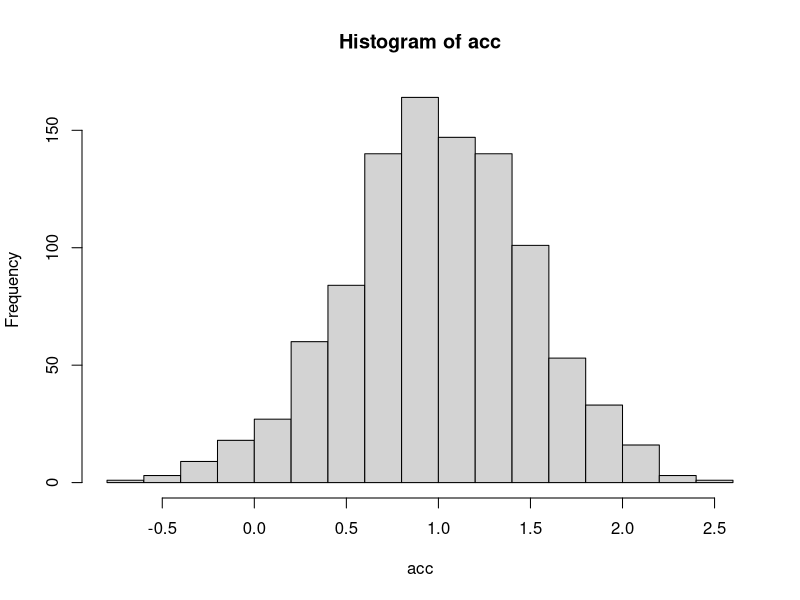

The R script that drew this image:
# Rejection Sampling, Song Liu (song.liu@bristol.ac.uk)
# The following code is for educational purpose only. All rights reserved. 

# number of simulations we want from the distribution. 
n_max = 1000

# density function of the distribution we would like to simulate
pdf <- function(x){
  # your density function does not have to be normalized. 
  return(exp(-(x-1)^2/.5))
}

# a vector, storing all accepted samples. 
acc <- c()
# number of accepted samples
n <- 0
# M, a constant required for rejection sampling. 
M <- 200
while(n < n_max){
  # draw a sample from uniform distribution
  u <- runif(1)
  # draw a sample from standard normal dist. 
  x <- rnorm(1)
  
  # check, do we accept or reject? 
  if(pdf(x)/dnorm(x)/M > u){
    # if accept, we save it to the acc vector
    # acc vector will grow automatically. 
    n <- n+1
    acc[n] <- x
  }
}

# visualize our simulation using histogram
hist(acc)